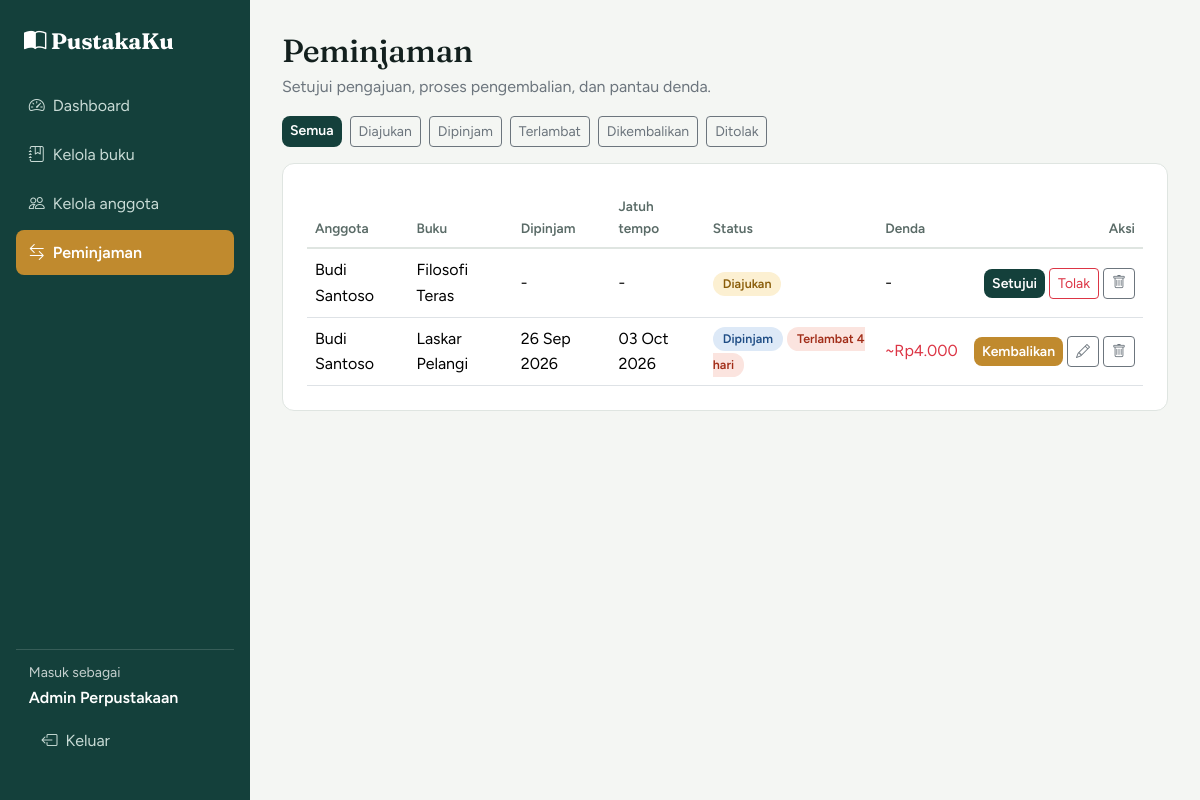
Screenshot of /admin/peminjaman.php (signed in) with the database file from the repository.
### tables this page shows
CREATE TABLE loans (
  id INT AUTO_INCREMENT PRIMARY KEY,
  user_id INT NOT NULL,
  book_id INT NOT NULL,
  tgl_ajuan DATE NOT NULL,
  tgl_pinjam DATE NULL,
  tgl_jatuh_tempo DATE NULL,
  tgl_kembali DATE NULL,
  status ENUM('Diajukan','Dipinjam','Dikembalikan','Ditolak') NOT NULL DEFAULT 'Diajukan',
  denda INT NOT NULL DEFAULT 0,
  sudah_perpanjang TINYINT(1) NOT NULL DEFAULT 0,
  FOREIGN KEY (user_id) REFERENCES users(id) ON DELETE CASCADE,
  FOREIGN KEY (book_id) REFERENCES books(id) ON DELETE CASCADE
);

CREATE TABLE users (
  id INT AUTO_INCREMENT PRIMARY KEY,
  nama VARCHAR(100) NOT NULL,
  email VARCHAR(100) NOT NULL UNIQUE,
  password VARCHAR(255) NOT NULL,
  no_hp VARCHAR(20),
  alamat TEXT,
  role ENUM('admin','anggota') NOT NULL DEFAULT 'anggota',
  created_at TIMESTAMP DEFAULT CURRENT_TIMESTAMP
);

CREATE TABLE books (
  id INT AUTO_INCREMENT PRIMARY KEY,
  judul VARCHAR(200) NOT NULL,
  penulis VARCHAR(100) NOT NULL,
  penerbit VARCHAR(100),
  tahun INT,
  kategori VARCHAR(50),
  stok INT NOT NULL DEFAULT 0,
  created_at TIMESTAMP DEFAULT CURRENT_TIMESTAMP
);

### src/includes/config.php (called while the page is built, shortened)
<?php
function e($teks) { return htmlspecialchars((string)$teks, ENT_QUOTES, 'UTF-8'); }
function rupiah($angka) { return 'Rp' . number_format((int)$angka, 0, ',', '.'); }

### src/admin/peminjaman.php (the view, shortened to what this page needs)
<?php
require_once __DIR__ . '/../includes/config.php';
$filter = $_GET['status'] ?? '';
$dasar = "SELECT l.*, u.nama, b.judul FROM loans l
          JOIN users u ON u.id = l.user_id JOIN books b ON b.id = l.book_id";
if (in_array($filter, ['Diajukan', 'Dipinjam', 'Dikembalikan', 'Ditolak'], true)) {
    $st = $db->prepare($dasar . " WHERE l.status = ? ORDER BY l.id DESC");
    $st->bind_param('s', $filter);
    $st->execute();
    $data = $st->get_result();
} elseif ($filter === 'Terlambat') {
    $data = $db->query($dasar . " WHERE l.status='Dipinjam' AND l.tgl_jatuh_tempo < CURDATE() ORDER BY l.id DESC");
} else {
    $data = $db->query($dasar . " ORDER BY l.id DESC");
}
function tgl($t) { return $t ? date('d M Y', strtotime($t)) : '-'; }
require __DIR__ . '/../includes/admin_header.php';
?>
<h1 class="h2 mb-1">Peminjaman</h1>
<p class="text-secondary mb-3">Setujui pengajuan, proses pengembalian, dan pantau denda.</p>
<div class="d-flex flex-wrap gap-2 mb-3">
  <?php foreach (['' => 'Semua', 'Diajukan' => 'Diajukan', 'Dipinjam' => 'Dipinjam', 'Terlambat' => 'Terlambat', 'Dikembalikan' => 'Dikembalikan', 'Ditolak' => 'Ditolak'] as $k => $label): ?>
    <a href="?status=<?= $k ?>" class="btn btn-sm <?= $filter === $k ? 'btn-forest' : 'btn-outline-secondary' ?>"><?= $label ?></a>
  <?php endforeach; ?>
</div>
<div class="panel">
  <div class="table-responsive">
    <table class="table align-middle mb-0">
      <thead><tr><th>Anggota</th><th>Buku</th><th>Dipinjam</th><th>Jatuh tempo</th><th>Status</th><th>Denda</th><th class="text-end">Aksi</th></tr></thead>
      <tbody>
      <?php while ($l = $data->fetch_assoc()):
          $hari_telat = 0;
          if ($l['status'] === 'Dipinjam' && $l['tgl_jatuh_tempo'])
              $hari_telat = max(0, (int)((strtotime(date('Y-m-d')) - strtotime($l['tgl_jatuh_tempo'])) / 86400));
      ?>
        <tr>
          <td><?= e($l['nama']) ?></td>
          <td><?= e($l['judul']) ?></td>
          <td><?= tgl($l['tgl_pinjam']) ?></td>
          <td><?= tgl($l['tgl_jatuh_tempo']) ?></td>
          <td>
            <span class="badge-status st-<?= strtolower($l['status']) ?>"><?= e($l['status']) ?></span>
            <?php if ($hari_telat > 0): ?><span class="badge-status st-terlambat">Terlambat <?= $hari_telat ?> hari</span><?php endif; ?>
          </td>
          <td>
            <?php if ($l['status'] === 'Dikembalikan'): ?><?= rupiah($l['denda']) ?>
            <?php elseif ($hari_telat > 0): ?><span class="text-danger">~<?= rupiah($hari_telat * DENDA_PER_HARI) ?></span>
            <?php else: ?>-<?php endif; ?>
          </td>
          <td class="text-end text-nowrap">
            <?php if ($l['status'] === 'Diajukan'): ?>
              <form method="post" class="d-inline"><input type="hidden" name="id" value="<?= $l['id'] ?>">
                <button name="aksi" value="setujui" class="btn btn-sm btn-forest">Setujui</button>
                <button name="aksi" value="tolak" class="btn btn-sm btn-outline-danger">Tolak</button>
              </form>
            <?php elseif ($l['status'] === 'Dipinjam'): ?>
              <form method="post" class="d-inline"><input type="hidden" name="id" value="<?= $l['id'] ?>">
                <button name="aksi" value="kembalikan" class="btn btn-sm btn-brass">Kembalikan</button>
              </form>
              <button class="btn btn-sm btn-outline-secondary" data-bs-toggle="modal" data-bs-target="#modalUbah"
                      onclick="isiUbah(<?= $l['id'] ?>, '<?= e($l['tgl_jatuh_tempo']) ?>')" title="Ubah jatuh tempo"><i class="bi bi-pencil"></i></button>
            <?php endif; ?>
            <form method="post" class="d-inline" onsubmit="return confirm('Hapus data peminjaman ini?')">
              <button name="aksi" value="hapus" class="btn btn-sm btn-outline-secondary" title="Hapus"><i class="bi bi-trash"></i></button>
            </form>
          </td>
        </tr>
      <?php endwhile; ?>
      </tbody>
    </table>
  </div>
</div>
<?php require __DIR__ . '/../includes/admin_footer.php'; ?>

### src/assets/css/app.css (style rules this page uses)
:root { --forest:#14403b; --moss:#2f6f62; --brass:#c08a2e; --brass-dark:#a1731f; --paper:#f4f6f3; --ink:#13201e; --line:#dfe5e1; }
body { font-family:'Figtree',sans-serif;background:var(--paper);color:var(--ink);line-height:1.6 }
h1,h2,h3,h4,.brand { font-family:'Fraunces',serif;font-weight:700;letter-spacing:-.01em }
a { color:var(--moss) }
.btn-brass { background:var(--brass);color:#fff;border:0;border-radius:8px;font-weight:600 }
.btn-forest { background:var(--forest);color:#fff;border:0;border-radius:8px;font-weight:600 }
.panel { background:#fff;border:1px solid var(--line);border-radius:12px;padding:1.5rem }
.badge-status { border-radius:999px;font-weight:600;padding:.35em .8em;font-size:.78rem }
.st-habis,.st-terlambat,.st-ditolak { background:#fbe4df;color:#a12d18 }
.st-diajukan { background:#fcf0d2;color:#8a5d0a }
.st-dipinjam { background:#dde9f7;color:#1f4d85 }
.table thead th { font-size:.85rem;color:#5a6b67;font-weight:600;border-bottom:2px solid var(--line) }

### rows the page displays
loans: user.nama "Budi Santoso", book.judul "Filosofi Teras", tgl_pinjam "-", tgl_jatuh_tempo "-", status "Diajukan"
loans: user.nama "Budi Santoso", book.judul "Laskar Pelangi", tgl_pinjam "26 Sep 2026", tgl_jatuh_tempo "03 Oct 2026", status "Dipinjam", tgl_jatuh_tempo "4", rupiah($hari_telat*DENDA_PER_HARI) "Rp4.000"

### other values shown
$label "Dashboard"
$label "Kelola buku"
$label "Kelola anggota"
$label "Peminjaman"
$_SESSION['user']['nama'] "Admin Perpustakaan"
$label "Semua"
$label "Diajukan"
$label "Dipinjam"
$label "Terlambat"
$label "Dikembalikan"
$label "Ditolak"
